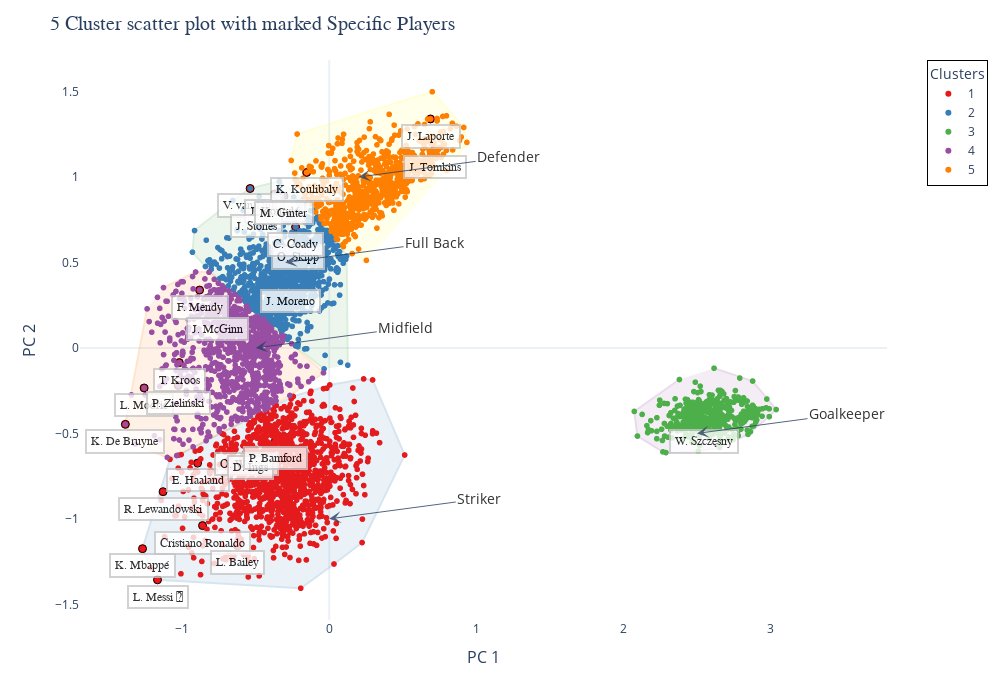

Notebook source saved alongside this figure:
### Markdown cell above
## I will adding label positions myslef to make the clusters more understandable, they are not coming from actual data.

### Code cell
# Predefined label positions
label_positions = {
    'Goalkeeper': {'PC1': 2.5, 'PC2': -0.5},
    'Striker': {'PC1': 0, 'PC2': -1},
    'Midfield': {'PC1': -0.5, 'PC2': 0},
    'Full Back': {'PC1': -0.3, 'PC2': 0.5},
    'Defender': {'PC1': 0.2, 'PC2': 1},
}


reduced['cluster'] = reduced['cluster'].astype('category')
reduced['cluster'] = reduced['cluster'].cat.rename_categories({i: i+1 for i in range(len(reduced['cluster'].cat.categories))})

color_scale = px.colors.qualitative.Set1  # Use a distinct color palette for clusters

# Create scatter plot for all points (dots) with discrete legend
fig = px.scatter(
    reduced,
    x="PC1",
    y="PC2",
    color="cluster",  
    color_discrete_sequence=color_scale,  
    labels={"PC1": "Principal Component 1", "PC2": "Principal Component 2"},
    category_orders={"cluster": sorted(reduced['cluster'].unique())},  
)

# Add cluster outlines
add_cluster_outlines(fig, reduced, "cluster", "PC1", "PC2", color_scale)

# Add highlighted players with red markers
highlighted_players = reduced[reduced['name'].isin(players_to_label)]
for _, row in highlighted_players.iterrows():
    fig.add_trace(
        go.Scatter(
            x=[row['PC1']],
            y=[row['PC2']],
            mode='markers',
            marker=dict(size=8, color='red', symbol='circle', line=dict(width=1, color='black')),
            name=None,  
            showlegend=False,
        )
    )

# Add labels for specific player annotations
for _, row in highlighted_players.iterrows():
    fig.add_annotation(
        x=row['PC1'],
        y=row['PC2'] - 0.1,  
        text=row['name'] + (" 🐐" if row['name'] == "L. Messi" else ""),
        showarrow=False,  
        font=dict(size=12, color='black', family="Arial Black"),
        align="left",
        bordercolor="#c7c7c7",
        borderwidth=2,
        borderpad=4,
        bgcolor="white",
        opacity=0.8
    )

# Add predefined labels with an arrow pointing to the original coordinates
for label, position in label_positions.items():
    fig.add_annotation(
        x=position['PC1'],  
        y=position['PC2'], 
        text=label,
        showarrow=True,  
        arrowhead=3,
        arrowsize=2,
        ax=150,  
        ay=-20, 
        font=dict(size=14, color='black'), 
        align="center", 
        bgcolor="white",
        opacity=0.8
    )

# Update layout for better appearance
fig.update_layout(
    title="5 Cluster scatter plot with marked Specific Players",
    title_font=dict(size=20, family="Arial Black"),
    xaxis=dict(title="PC 1", titlefont=dict(size=16), showgrid=False),
    yaxis=dict(title="PC 2", titlefont=dict(size=16), showgrid=False),
    template="plotly_white",
    showlegend=True,  
    legend=dict(
        title="Clusters",
        font=dict(size=12),
        orientation="v",  
        yanchor="top",
        y=1,
        xanchor="left",
        x=1.05,  
        bordercolor="Black",
        borderwidth=1,
        bgcolor="white",
    ),
    width=1000,
    height=700,
)

# Show plot
fig.show()

### Figure 1 — Plotly figure (JSON) as saved in the notebook; plotly's stock layout.template omitted (floating-point values rounded to 4 significant figures; data arrays with more than 128 entries replaced by an {"elided": "..."} marker saying what was removed)
{"data": [{"hovertemplate": "cluster=1<br>Principal Component 1=%{x}<br>Principal Component 2=%{y}<extra></extra>", "legendgroup": "1", "marker": {"color": "rgb(228,26,28)", "symbol": "circle"}, "mode": "markers", "name": "1", "showlegend": true, "type": "scattergl", "x": {"elided": "1248 float values"}, "xaxis": "x", "y": {"elided": "1248 float values"}, "yaxis": "y"}, {"hovertemplate": "cluster=2<br>Principal Component 1=%{x}<br>Principal Component 2=%{y}<extra></extra>", "legendgroup": "2", "marker": {"color": "rgb(55,126,184)", "symbol": "circle"}, "mode": "markers", "name": "2", "showlegend": true, "type": "scattergl", "x": {"elided": "1067 float values"}, "xaxis": "x", "y": {"elided": "1067 float values"}, "yaxis": "y"}, {"hovertemplate": "cluster=3<br>Principal Component 1=%{x}<br>Principal Component 2=%{y}<extra></extra>", "legendgroup": "3", "marker": {"color": "rgb(77,175,74)", "symbol": "circle"}, "mode": "markers", "name": "3", "showlegend": true, "type": "scattergl", "x": {"elided": "423 float values"}, "xaxis": "x", "y": {"elided": "423 float values"}, "yaxis": "y"}, {"hovertemplate": "cluster=4<br>Principal Component 1=%{x}<br>Principal Component 2=%{y}<extra></extra>", "legendgroup": "4", "marker": {"color": "rgb(152,78,163)", "symbol": "circle"}, "mode": "markers", "name": "4", "showlegend": true, "type": "scattergl", "x": {"elided": "869 float values"}, "xaxis": "x", "y": {"elided": "869 float values"}, "yaxis": "y"}, {"hovertemplate": "cluster=5<br>Principal Component 1=%{x}<br>Principal Component 2=%{y}<extra></extra>", "legendgroup": "5", "marker": {"color": "rgb(255,127,0)", "symbol": "circle"}, "mode": "markers", "name": "5", "showlegend": true, "type": "scattergl", "x": {"elided": "708 float values"}, "xaxis": "x", "y": {"elided": "708 float values"}, "yaxis": "y"}, {"fill": "toself", "line": {"color": "rgb(55,126,184)", "width": 2}, "mode": "lines", "name": "Cluster 1 Outline", "opacity": 0.2, "showlegend": false, "type": "scatter", "x": [-1.168, -0.1941, 0.03214, 0.2228, 0.5124, 0.2945, 0.2335, 0.003464, -0.2445, -1.083, -1.27, -1.212], "y": [-1.357, -1.406, -1.264, -1.139, -0.6264, -0.1872, -0.1812, -0.2165, -0.284, -0.6519, -1.174, -1.286]}, {"fill": "toself", "line": {"color": "rgb(255,127,0)", "width": 2}, "mode": "lines", "name": "Cluster 4 Outline", "opacity": 0.2, "showlegend": false, "type": "scatter", "x": [-1.239, -1.386, -1.319, -1.101, -1.037, -0.8376, -0.4364, -0.2679, -0.03926, -0.2569, -0.3089, -0.445, -0.6436, -0.8176, -0.9088, -1.127], "y": [0.2285, -0.4469, -0.5628, -0.6407, -0.6292, -0.5426, -0.362, -0.2782, -0.1457, 0.02511, 0.06499, 0.1669, 0.3139, 0.4425, 0.4442, 0.353]}, {"fill": "toself", "line": {"color": "rgb(152,78,163)", "width": 2}, "mode": "lines", "name": "Cluster 3 Outline", "opacity": 0.2, "showlegend": false, "type": "scatter", "x": [2.38, 2.074, 2.095, 2.268, 2.289, 2.509, 2.654, 2.847, 2.991, 3.038, 2.878, 2.616], "y": [-0.1849, -0.3714, -0.5156, -0.6083, -0.6122, -0.6041, -0.5824, -0.5057, -0.4018, -0.3602, -0.1936, -0.1187]}, {"fill": "toself", "line": {"color": "rgb(77,175,74)", "width": 2}, "mode": "lines", "name": "Cluster 2 Outline", "opacity": 0.2, "showlegend": false, "type": "scatter", "x": [0.1257, 0.1178, 0.03017, -0.1017, -0.1077, -0.175, -0.3395, -0.5382, -0.6556, -0.9162, -0.9303, -0.8419, -0.6424, -0.2852, -0.03549], "y": [-0.1009, 0.5372, 0.6491, 0.8002, 0.8066, 0.8705, 0.9743, 0.9327, 0.8623, 0.6867, 0.5601, 0.4764, 0.3149, 0.04968, -0.1227]}, {"fill": "toself", "line": {"color": "rgb(255,255,51)", "width": 2}, "mode": "lines", "name": "Cluster 5 Outline", "opacity": 0.2, "showlegend": false, "type": "scatter", "x": [0.7996, 0.9356, 0.914, 0.7, -0.2186, -0.2589, -0.2323, -0.2223, -0.1651, -0.09186, -0.03541, 0.04866, 0.09614, 0.1555, 0.2523], "y": [1.038, 1.202, 1.29, 1.499, 1.251, 1.097, 0.9848, 0.9572, 0.8799, 0.7941, 0.7281, 0.6375, 0.5927, 0.552, 0.5122]}, {"marker": {"color": "red", "line": {"color": "black", "width": 1}, "size": 8, "symbol": "circle"}, "mode": "markers", "showlegend": false, "type": "scatter", "x": [-1.27], "y": [-1.174]}, {"marker": {"color": "red", "line": {"color": "black", "width": 1}, "size": 8, "symbol": "circle"}, "mode": "markers", "showlegend": false, "type": "scatter", "x": [-0.8953], "y": [-0.6738]}, {"marker": {"color": "red", "line": {"color": "black", "width": 1}, "size": 8, "symbol": "circle"}, "mode": "markers", "showlegend": false, "type": "scatter", "x": [-1.386], "y": [-0.4469]}, {"marker": {"color": "red", "line": {"color": "black", "width": 1}, "size": 8, "symbol": "circle"}, "mode": "markers", "showlegend": false, "type": "scatter", "x": [-1.168], "y": [-1.357]}, {"marker": {"color": "red", "line": {"color": "black", "width": 1}, "size": 8, "symbol": "circle"}, "mode": "markers", "showlegend": false, "type": "scatter", "x": [-1.13], "y": [-0.8411]}, {"marker": {"color": "red", "line": {"color": "black", "width": 1}, "size": 8, "symbol": "circle"}, "mode": "markers", "showlegend": false, "type": "scatter", "x": [-0.5382], "y": [0.9327]}, {"marker": {"color": "red", "line": {"color": "black", "width": 1}, "size": 8, "symbol": "circle"}, "mode": "markers", "showlegend": false, "type": "scatter", "x": [-1.259], "y": [-0.2343]}, {"marker": {"color": "red", "line": {"color": "black", "width": 1}, "size": 8, "symbol": "circle"}, "mode": "markers", "showlegend": false, "type": "scatter", "x": [-0.8617], "y": [-1.04]}, {"marker": {"color": "red", "line": {"color": "black", "width": 1}, "size": 8, "symbol": "circle"}, "mode": "markers", "showlegend": false, "type": "scatter", "x": [-1.02], "y": [-0.08569]}, {"marker": {"color": "red", "line": {"color": "black", "width": 1}, "size": 8, "symbol": "circle"}, "mode": "markers", "showlegend": false, "type": "scatter", "x": [2.545], "y": [-0.4463]}, {"marker": {"color": "red", "line": {"color": "black", "width": 1}, "size": 8, "symbol": "circle"}, "mode": "markers", "showlegend": false, "type": "scatter", "x": [-0.3714], "y": [0.8997]}, {"marker": {"color": "red", "line": {"color": "black", "width": 1}, "size": 8, "symbol": "circle"}, "mode": "markers", "showlegend": false, "type": "scatter", "x": [-0.4917], "y": [0.8161]}, {"marker": {"color": "red", "line": {"color": "black", "width": 1}, "size": 8, "symbol": "circle"}, "mode": "markers", "showlegend": false, "type": "scatter", "x": [-0.1538], "y": [1.026]}, {"marker": {"color": "red", "line": {"color": "black", "width": 1}, "size": 8, "symbol": "circle"}, "mode": "markers", "showlegend": false, "type": "scatter", "x": [-0.3082], "y": [0.8878]}, {"marker": {"color": "red", "line": {"color": "black", "width": 1}, "size": 8, "symbol": "circle"}, "mode": "markers", "showlegend": false, "type": "scatter", "x": [-1.026], "y": [-0.2193]}, {"marker": {"color": "red", "line": {"color": "black", "width": 1}, "size": 8, "symbol": "circle"}, "mode": "markers", "showlegend": false, "type": "scatter", "x": [-0.8817], "y": [0.3387]}, {"marker": {"color": "red", "line": {"color": "black", "width": 1}, "size": 8, "symbol": "circle"}, "mode": "markers", "showlegend": false, "type": "scatter", "x": [-0.5609], "y": [-0.5778]}, {"marker": {"color": "red", "line": {"color": "black", "width": 1}, "size": 8, "symbol": "circle"}, "mode": "markers", "showlegend": false, "type": "scatter", "x": [-0.6243], "y": [-1.156]}, {"marker": {"color": "red", "line": {"color": "black", "width": 1}, "size": 8, "symbol": "circle"}, "mode": "markers", "showlegend": false, "type": "scatter", "x": [-0.7568], "y": [0.2127]}, {"marker": {"color": "red", "line": {"color": "black", "width": 1}, "size": 8, "symbol": "circle"}, "mode": "markers", "showlegend": false, "type": "scatter", "x": [-0.215], "y": [0.6318]}, {"marker": {"color": "red", "line": {"color": "black", "width": 1}, "size": 8, "symbol": "circle"}, "mode": "markers", "showlegend": false, "type": "scatter", "x": [-0.5386], "y": [-0.5981]}, {"marker": {"color": "red", "line": {"color": "black", "width": 1}, "size": 8, "symbol": "circle"}, "mode": "markers", "showlegend": false, "type": "scatter", "x": [0.6882], "y": [1.339]}, {"marker": {"color": "red", "line": {"color": "black", "width": 1}, "size": 8, "symbol": "circle"}, "mode": "markers", "showlegend": false, "type": "scatter", "x": [-0.229], "y": [0.7078]}, {"marker": {"color": "red", "line": {"color": "black", "width": 1}, "size": 8, "symbol": "circle"}, "mode": "markers", "showlegend": false, "type": "scatter", "x": [-0.366], "y": [-0.5434]}, {"marker": {"color": "red", "line": {"color": "black", "width": 1}, "size": 8, "symbol": "circle"}, "mode": "markers", "showlegend": false, "type": "scatter", "x": [0.718], "y": [1.159]}, {"marker": {"color": "red", "line": {"color": "black", "width": 1}, "size": 8, "symbol": "circle"}, "mode": "markers", "showlegend": false, "type": "scatter", "x": [-0.2629], "y": [0.3733]}], "layout": {"annotations": [{"align": "left", "bgcolor": "white", "bordercolor": "#c7c7c7", "borderpad": 4, "borderwidth": 2, "font": {"color": "black", "family": "Arial Black", "size": 12}, "opacity": 0.8, "showarrow": false, "text": "K. Mbappé", "x": -1.27, "y": -1.274}, {"align": "left", "bgcolor": "white", "bordercolor": "#c7c7c7", "borderpad": 4, "borderwidth": 2, "font": {"color": "black", "family": "Arial Black", "size": 12}, "opacity": 0.8, "showarrow": false, "text": "E. Haaland", "x": -0.8953, "y": -0.7738}, {"align": "left", "bgcolor": "white", "bordercolor": "#c7c7c7", "borderpad": 4, "borderwidth": 2, "font": {"color": "black", "family": "Arial Black", "size": 12}, "opacity": 0.8, "showarrow": false, "text": "K. De Bruyne", "x": -1.386, "y": -0.5469}, {"align": "left", "bgcolor": "white", "bordercolor": "#c7c7c7", "borderpad": 4, "borderwidth": 2, "font": {"color": "black", "family": "Arial Black", "size": 12}, "opacity": 0.8, "showarrow": false, "text": "L. Messi 🐐", "x": -1.168, "y": -1.457}, {"align": "left", "bgcolor": "white", "bordercolor": "#c7c7c7", "borderpad": 4, "borderwidth": 2, "font": {"color": "black", "family": "Arial Black", "size": 12}, "opacity": 0.8, "showarrow": false, "text": "R. Lewandowski", "x": -1.13, "y": -0.9411}, {"align": "left", "bgcolor": "white", "bordercolor": "#c7c7c7", "borderpad": 4, "borderwidth": 2, "font": {"color": "black", "family": "Arial Black", "size": 12}, "opacity": 0.8, "showarrow": false, "text": "V. van Dijk", "x": -0.5382, "y": 0.8327}, {"align": "left", "bgcolor": "white", "bordercolor": "#c7c7c7", "borderpad": 4, "borderwidth": 2, "font": {"color": "black", "family": "Arial Black", "size": 12}, "opacity": 0.8, "showarrow": false, "text": "L. Modrić", "x": -1.259, "y": -0.3343}, {"align": "left", "bgcolor": "white", "bordercolor": "#c7c7c7", "borderpad": 4, "borderwidth": 2, "font": {"color": "black", "family": "Arial Black", "size": 12}, "opacity": 0.8, "showarrow": false, "text": "Cristiano Ronaldo", "x": -0.8617, "y": -1.14}, {"align": "left", "bgcolor": "white", "bordercolor": "#c7c7c7", "borderpad": 4, "borderwidth": 2, "font": {"color": "black", "family": "Arial Black", "size": 12}, "opacity": 0.8, "showarrow": false, "text": "T. Kroos", "x": -1.02, "y": -0.1857}, {"align": "left", "bgcolor": "white", "bordercolor": "#c7c7c7", "borderpad": 4, "borderwidth": 2, "font": {"color": "black", "family": "Arial Black", "size": 12}, "opacity": 0.8, "showarrow": false, "text": "W. Szczęsny", "x": 2.545, "y": -0.5463}, {"align": "left", "bgcolor": "white", "bordercolor": "#c7c7c7", "borderpad": 4, "borderwidth": 2, "font": {"color": "black", "family": "Arial Black", "size": 12}, "opacity": 0.8, "showarrow": false, "text": "J. Koundé", "x": -0.3714, "y": 0.7997}, {"align": "left", "bgcolor": "white", "bordercolor": "#c7c7c7", "borderpad": 4, "borderwidth": 2, "font": {"color": "black", "family": "Arial Black", "size": 12}, "opacity": 0.8, "showarrow": false, "text": "J. Stones", "x": -0.4917, "y": 0.7161}, {"align": "left", "bgcolor": "white", "bordercolor": "#c7c7c7", "borderpad": 4, "borderwidth": 2, "font": {"color": "black", "family": "Arial Black", "size": 12}, "opacity": 0.8, "showarrow": false, "text": "K. Koulibaly", "x": -0.1538, "y": 0.9263}, {"align": "left", "bgcolor": "white", "bordercolor": "#c7c7c7", "borderpad": 4, "borderwidth": 2, "font": {"color": "black", "family": "Arial Black", "size": 12}, "opacity": 0.8, "showarrow": false, "text": "M. Ginter", "x": -0.3082, "y": 0.7878}, {"align": "left", "bgcolor": "white", "bordercolor": "#c7c7c7", "borderpad": 4, "borderwidth": 2, "font": {"color": "black", "family": "Arial Black", "size": 12}, "opacity": 0.8, "showarrow": false, "text": "P. Zieliński", "x": -1.026, "y": -0.3193}, {"align": "left", "bgcolor": "white", "bordercolor": "#c7c7c7", "borderpad": 4, "borderwidth": 2, "font": {"color": "black", "family": "Arial Black", "size": 12}, "opacity": 0.8, "showarrow": false, "text": "F. Mendy", "x": -0.8817, "y": 0.2387}, {"align": "left", "bgcolor": "white", "bordercolor": "#c7c7c7", "borderpad": 4, "borderwidth": 2, "font": {"color": "black", "family": "Arial Black", "size": 12}, "opacity": 0.8, "showarrow": false, "text": "O. Watkins", "x": -0.5609, "y": -0.6778}, {"align": "left", "bgcolor": "white", "bordercolor": "#c7c7c7", "borderpad": 4, "borderwidth": 2, "font": {"color": "black", "family": "Arial Black", "size": 12}, "opacity": 0.8, "showarrow": false, "text": "L. Bailey", "x": -0.6243, "y": -1.256}, {"align": "left", "bgcolor": "white", "bordercolor": "#c7c7c7", "borderpad": 4, "borderwidth": 2, "font": {"color": "black", "family": "Arial Black", "size": 12}, "opacity": 0.8, "showarrow": false, "text": "J. McGinn", "x": -0.7568, "y": 0.1127}, {"align": "left", "bgcolor": "white", "bordercolor": "#c7c7c7", "borderpad": 4, "borderwidth": 2, "font": {"color": "black", "family": "Arial Black", "size": 12}, "opacity": 0.8, "showarrow": false, "text": "O. Skipp", "x": -0.215, "y": 0.5318}, {"align": "left", "bgcolor": "white", "bordercolor": "#c7c7c7", "borderpad": 4, "borderwidth": 2, "font": {"color": "black", "family": "Arial Black", "size": 12}, "opacity": 0.8, "showarrow": false, "text": "D. Ings", "x": -0.5386, "y": -0.6981}, {"align": "left", "bgcolor": "white", "bordercolor": "#c7c7c7", "borderpad": 4, "borderwidth": 2, "font": {"color": "black", "family": "Arial Black", "size": 12}, "opacity": 0.8, "showarrow": false, "text": "J. Laporte", "x": 0.6882, "y": 1.239}, {"align": "left", "bgcolor": "white", "bordercolor": "#c7c7c7", "borderpad": 4, "borderwidth": 2, "font": {"color": "black", "family": "Arial Black", "size": 12}, "opacity": 0.8, "showarrow": false, "text": "C. Coady", "x": -0.229, "y": 0.6078}, {"align": "left", "bgcolor": "white", "bordercolor": "#c7c7c7", "borderpad": 4, "borderwidth": 2, "font": {"color": "black", "family": "Arial Black", "size": 12}, "opacity": 0.8, "showarrow": false, "text": "P. Bamford", "x": -0.366, "y": -0.6434}, {"align": "left", "bgcolor": "white", "bordercolor": "#c7c7c7", "borderpad": 4, "borderwidth": 2, "font": {"color": "black", "family": "Arial Black", "size": 12}, "opacity": 0.8, "showarrow": false, "text": "J. Tomkins", "x": 0.718, "y": 1.059}, {"align": "left", "bgcolor": "white", "bordercolor": "#c7c7c7", "borderpad": 4, "borderwidth": 2, "font": {"color": "black", "family": "Arial Black", "size": 12}, "opacity": 0.8, "showarrow": false, "text": "J. Moreno", "x": -0.2629, "y": 0.2733}, {"align": "center", "arrowhead": 3, "arrowsize": 2, "ax": 150, "ay": -20, "bgcolor": "white", "font": {"color": "black", "size": 14}, "opacity": 0.8, "showarrow": true, "text": "Goalkeeper", "x": 2.5, "y": -0.5}, {"align": "center", "arrowhead": 3, "arrowsize": 2, "ax": 150, "ay": -20, "bgcolor": "white", "font": {"color": "black", "size": 14}, "opacity": 0.8, "showarrow": true, "text": "Striker", "x": 0, "y": -1}, {"align": "center", "arrowhead": 3, "arrowsize": 2, "ax": 150, "ay": -20, "bgcolor": "white", "font": {"color": "black", "size": 14}, "opacity": 0.8, "showarrow": true, "text": "Midfield", "x": -0.5, "y": 0}, {"align": "center", "arrowhead": 3, "arrowsize": 2, "ax": 150, "ay": -20, "bgcolor": "white", "font": {"color": "black", "size": 14}, "opacity": 0.8, "showarrow": true, "text": "Full Back", "x": -0.3, "y": 0.5}, {"align": "center", "arrowhead": 3, "arrowsize": 2, "ax": 150, "ay": -20, "bgcolor": "white", "font": {"color": "black", "size": 14}, "opacity": 0.8, "showarrow": true, "text": "Defender", "x": 0.2, "y": 1}], "height": 700, "legend": {"bgcolor": "white", "bordercolor": "Black", "borderwidth": 1, "font": {"size": 12}, "orientation": "v", "title": {"text": "Clusters"}, "tracegroupgap": 0, "x": 1.05, "xanchor": "left", "y": 1, "yanchor": "top"}, "margin": {"t": 60}, "showlegend": true, "title": {"font": {"family": "Arial Black", "size": 20}, "text": "5 Cluster scatter plot with marked Specific Players"}, "width": 1000, "xaxis": {"anchor": "y", "domain": [0, 1], "showgrid": false, "title": {"font": {"size": 16}, "text": "PC 1"}}, "yaxis": {"anchor": "x", "domain": [0, 1], "showgrid": false, "title": {"font": {"size": 16}, "text": "PC 2"}}}}
